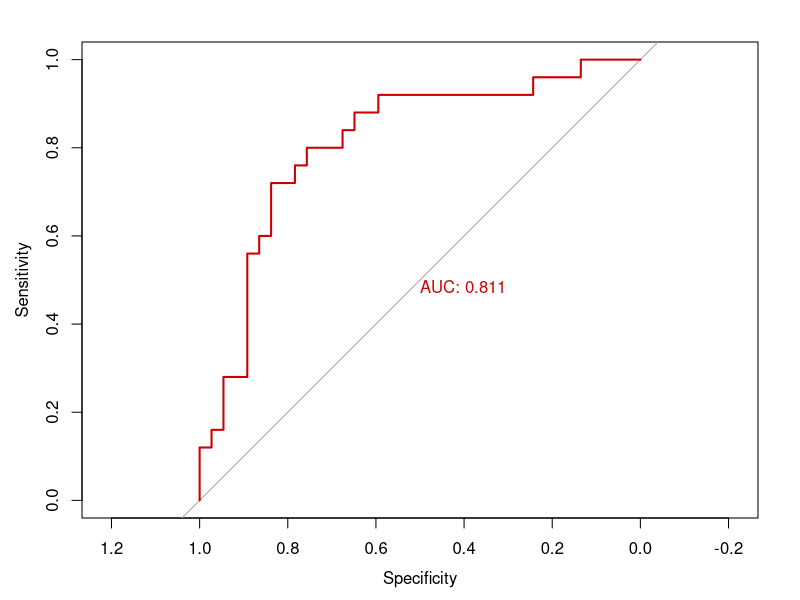
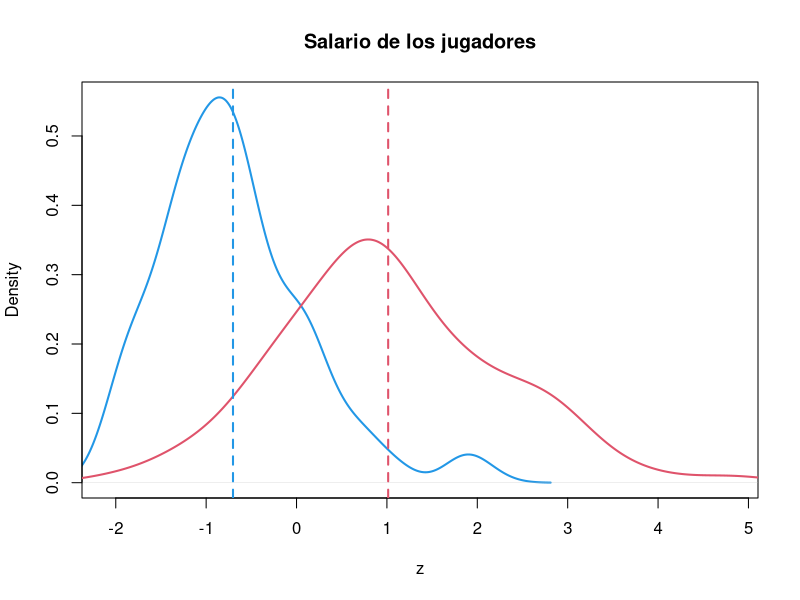
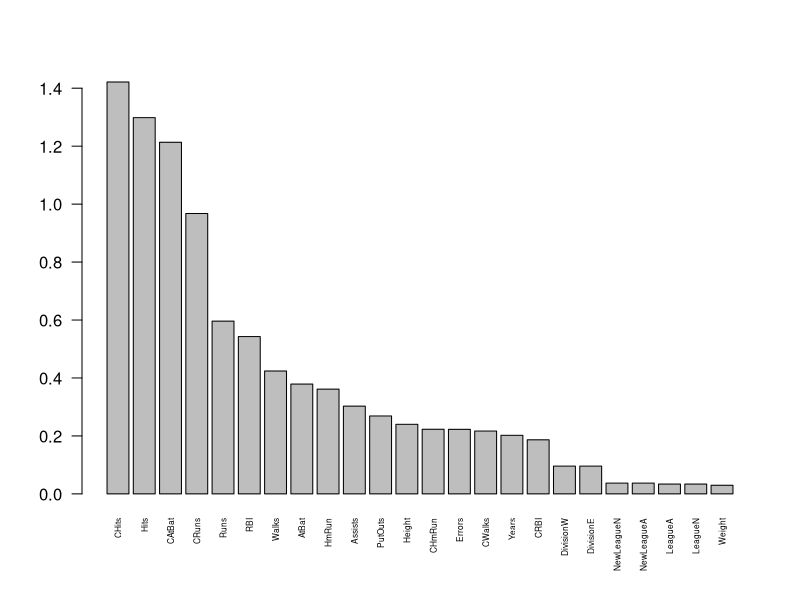
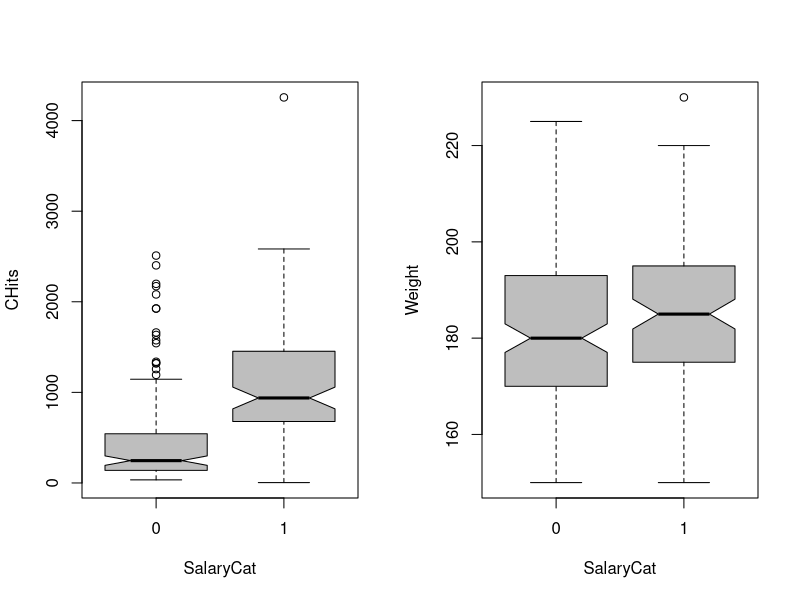
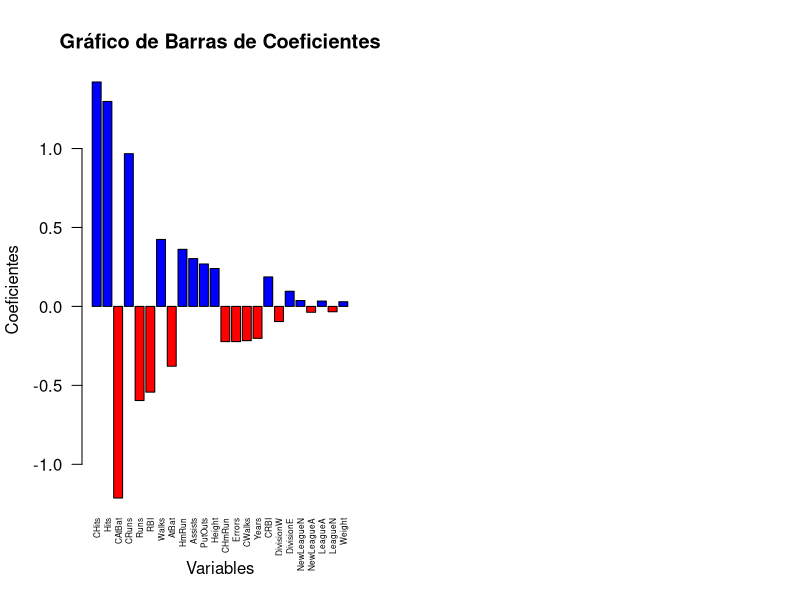

The R source for these figures, in order: (Note: this script raises an error after producing the figures.)
## ---- chunk 1
library(knitr)
knitr::opts_chunk$set(echo = TRUE, cache = TRUE)
library(caret)
# Librería para validación de métodos supervisados
# https://cran.r-project.org/web/packages/caret/vignettes/caret.html
# http://topepo.github.io/caret/index.html
library(MASS) # Para el análisis discriminante
## ---- chunk 2
beisbolOG = read.csv("beisbol.csv", row.names = 1, as.is = TRUE)
summary(beisbolOG)
## ---- chunk 3

SalaryCat <- as.factor(ifelse(beisbolOG$Salary < 516280, '0',
                          ifelse(beisbolOG$Salary > 516280, '1', 0)))

beisbol <- beisbolOG[,-c(17)] # Quitamos la columna Salary para no estudiarla en la predicción del propio salary lol lmao

beisbol <- data.frame(beisbol, SalaryCat)

ttt = table(beisbol$SalaryCat)
kable(ttt)
kable(100*ttt/sum(ttt))


## ---- chunk 4

beisbol
## ---- chunk 5
set.seed(100)

trainFilas = createDataPartition(beisbol$SalaryCat, p=0.8, list=FALSE) # Números de las filas
trainDatos = beisbol[trainFilas,] # Separación de las filas de entrenamiento
testDatos = beisbol[-trainFilas,] # Separación de las filas que no son de entrenamiento (test)

num = table(trainDatos$SalaryCat)
perc = 100*num/sum(num)
kable(cbind(num, perc))
myTrainControl = trainControl(method = "repeatedcv",  # k-fold
                              number = 10,  # num folds
                              repeats = 30) # num veces a repetir CV


## ---- chunk 6
set.seed(100)  ## Fijamos la semilla aleatoria para que los resultados de la CV sean los mismos en cada ejecución
trainDatosESC = trainDatos
trainDatosESC[,-25] = scale(trainDatos[,-25])  
modeloTR = train(SalaryCat ~ ., data = trainDatosESC, method='lda', 
                 trControl = myTrainControl)  
modeloTR
# modeloTR$method
modeloTR$finalModel
# modeloTR$finalModel$scaling  ## Coeficientes de las variables en FDL
modeloTR$results
dim(modeloTR$resample)
head(modeloTR$resample)
## ---- chunk 7
# Datos de entrenamiento
ajusteTR = predict(modeloTR, type = "raw")
head(ajusteTR)
caret::confusionMatrix(ajusteTR, factor(trainDatosESC$SalaryCat), positive = "1")

# Datos test
testDatosESC = testDatos
testDatosESC[,-25] = scale(testDatos[,-25], center = colMeans(trainDatos[,-25]), 
                     scale = apply(trainDatos[,-25], 2, sd))
ajusteTest = predict(modeloTR, testDatosESC, type = "raw") 
caret::confusionMatrix(ajusteTest, factor(testDatos$SalaryCat), positive = "1")
## ---- chunk 8
library(pROC)
Y = testDatos$SalaryCat
ajusteTestProb = predict(modeloTR, testDatosESC, type = "prob") 
head(ajusteTestProb)
miroc = roc(Y ~ ajusteTestProb[,"1"], plot = TRUE, print.auc = TRUE, col = "red3") 
# Elementos de la lista que devuelve al función roc:
names(miroc)
## ---- chunk 9
z = as.matrix(trainDatosESC[,-25]) %*% modeloTR$finalModel$scaling
plot(density(z[trainDatos$SalaryCat == "0"]), col = 4, xlab = "z",
     xlim = range(z), main = "Salario de los jugadores", lwd = 2)
lines(density(z[trainDatos$SalaryCat == "1"]), col = 2, lwd = 2)
abline(v = mean(z[trainDatos$SalaryCat == "0"]), col = 4, lty = 2, lwd = 2)
abline(v = mean(z[trainDatos$SalaryCat == "1"]), col = 2, lty = 2, lwd = 2)
## ---- chunk 10
myW = modeloTR$finalModel$scaling[,1]
barplot(sort(abs(myW), decreasing = TRUE), las = 2, cex.names = 0.5) 
par(mfrow = c(1,2))
boxplot(CHits ~ SalaryCat, data = trainDatos, col = "grey", notch = TRUE)
boxplot(Weight ~ SalaryCat, data = trainDatos, col = "grey", notch = TRUE)
## ---- chunk 11
variables = colnames(beisbol)[-25]


# Ordenar las variables y coeficientes de mayor a menor poder discriminante
orden <- order(abs(myW), decreasing = TRUE)
myW_ordenados <- myW[orden]
variables_ordenadas <- variables[orden]

# Vector de colores para coeficientes positivos y negativos
colores <- ifelse(myW_ordenados >= 0, "blue", "red")

# Crear el gráfico de barras con los coeficientes y sus signos correspondientes
barplot(myW_ordenados, names.arg = variables_ordenadas, col = colores, main = "Gráfico de Barras de Coeficientes",
        xlab = "Variables", ylab = "Coeficientes", las = 2, cex.names = 0.5)
## ---- chunk 12

labels <- c("Rookie", "Junior", "Senior")

quantiles <- quantile(beisbolOG$Years, probs = seq(0,1,1/3))

beisbolOG$PlayerLevel <- cut(beisbolOG$Years, breaks = quantiles, labels = labels, include.lowest = TRUE)


beisbol2 <- beisbolOG

beisbol2["DIV_CAtBat"] = beisbol2["AtBat"]/beisbol2["CAtBat"] 
beisbol2["DIV_CHits"] = beisbol2["Hits"]/beisbol2["CHits"] 
beisbol2["DIV_CHmRun"] = beisbol2["HmRun"]/beisbol2["CHmRun"] 
beisbol2["DIV_CRuns"] = beisbol2["Runs"]/beisbol2["CRuns"] 
beisbol2["DIV_CRBI"] = beisbol2["RBI"]/beisbol2["CRBI"] 
beisbol2["DIV_CWalks"] = beisbol2["Walks"]/beisbol2["CWalks"]
# Cambiar para que 0 / 0 de 0 y no NaN

beisbol2 <- beisbol2[,-c(1:25)]

summary(beisbol2)

## ---- chunk 13
set.seed(100)
trainFilas = createDataPartition(beisbol2$PlayerLevel, p=0.8, list=FALSE)
trainDatosW = beisbol2[trainFilas,]
testDatosW = beisbol2[-trainFilas,]
trainDatosWESC = trainDatosW
trainDatosWESC[,-1] = scale(trainDatosW[,-1], center = TRUE, scale = TRUE)
testDatosWESC = testDatosW
testDatosWESC[,-1] = scale(testDatosW[,-1], center = colMeans(trainDatosW[,-1]), 
                     scale = apply(trainDatosW[,-1], 2, sd))
## ---- chunk 14
modeloTR = lda(PlayerLevel ~ ., data = trainDatosWESC, CV = FALSE) 
modeloTR$prior
modeloTR$means
head(modeloTR$scaling) # coeficientes de la FDL
# Matriz de confusión para entrenamiento
ajusteTR = predict(modeloTR)
caret::confusionMatrix(ajusteTR$class, trainDatosW$PlayerLevel)
# Matriz de confusión para test
ajusteTest = predict(modeloTR, testDatosWESC)
caret::confusionMatrix(ajusteTest$class, testDatosW$PlayerLevel)
head(ajusteTest$posterior)
head(ajusteTest$x)  #  z (puntuaciones discriminantes)
## ---- chunk 15
WineE = rbind(trainDatosWESC, testDatosWESC)
plot.df <- data.frame(predict(modeloTR, WineE[,-1])$x, "Outcome" = WineE$Cultivar)
library(ggplot2)
ggplot(plot.df, aes(x = LD1, y = LD2, color = Outcome)) + geom_point()
## ---- chunk 16
modeloTrRL = glm(diagnosis ~ ., data = trainDatos, family = "binomial")
summary(modeloTrRL)
## ---- chunk 17
library(corrplot)
corrplot(cor(trainDatos[,-1]), method = "ellipse", diag = FALSE, order = "hclust",
         hclust.method = "ward.D2", tl.col = 1, tl.cex = 0.8)
## ---- chunk 18
modeloTrRL2 = glm(diagnosis ~ .-texture_peor-radius_m-perimeter_m-area_peor
                  -radius_peor-perimeter_peor-radius_se-perimeter_se
                  -concave_points_m-concavity_peor-concavity_se-
                    concavity_m-compactness_m-compactness_peor,
                  data = trainDatos, family = "binomial")
summary(modeloTrRL2)
## ---- chunk 19
modeloTrRL3 = glm(diagnosis ~ texture_m + area_m + fractal_dimension_m + area_se 
                  + compactness_se + fractal_dimension_se + concave_points_peor 
                  + symmetry_peor + fractal_dimension_peor,
                  data = trainDatos, family = "binomial")
summary(modeloTrRL3)
## ---- chunk 20
library(pROC)
miROC1 = roc(Y ~ ajusteTestProb[,"M"], plot = TRUE, print.auc = FALSE, col = "red3") 
ajusteTest3 = predict(modeloTrRL3, testDatos)
miROC3 = roc(testDatos$diagnosis ~ ajusteTest3, 
             plot = TRUE, col = "blue3", lty = 2, add = TRUE)
legend("bottomright", c(paste0("LDA - AUC = ", round(miROC1$auc,4)),
                        paste0("LR3 - AUC = ", round(miROC3$auc, 4))),
       col = c("red3", "blue3"), lwd = 2, bty = "n")
## ---- chunk 21
Y = as.matrix(WineE[,-1])
fit = manova(Y ~ WineE$Cultivar)
summary(fit, test="Pillai")
summary.aov(fit)
